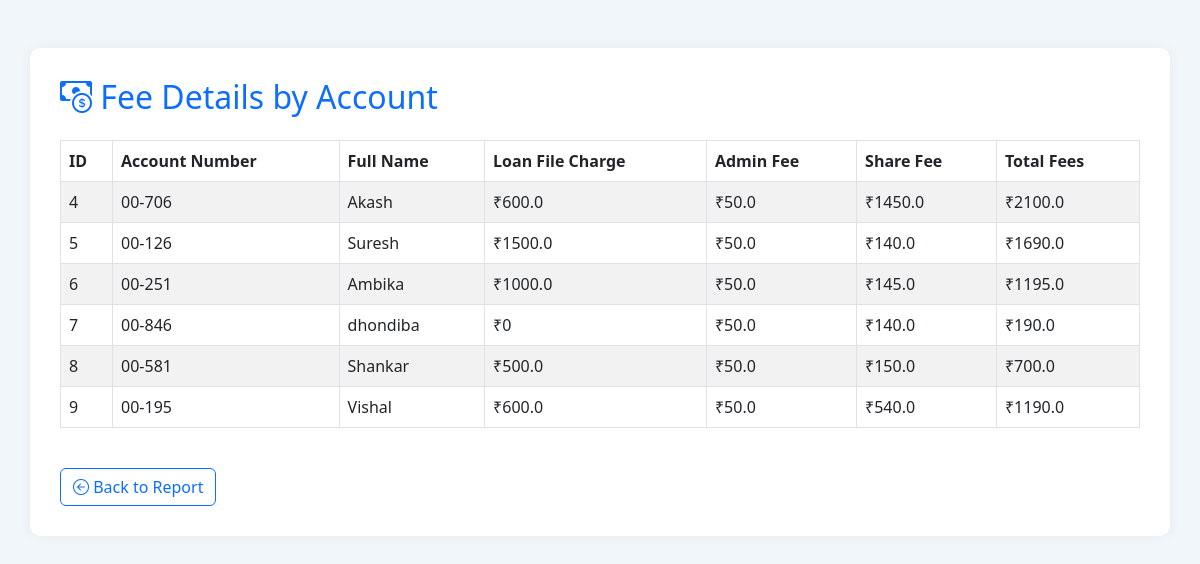
Page /fee-details (signed in) on the committed database.
### tables this page shows
CREATE TABLE accounts (
                    id INTEGER PRIMARY KEY AUTOINCREMENT,
                    account_number TEXT UNIQUE,
                    full_name TEXT NOT NULL,
                    father_name TEXT NOT NULL,
                    phone TEXT NOT NULL CHECK(length(phone) = 10),
                    dob TEXT NOT NULL CHECK(dob LIKE '____-__-__'),
                    address TEXT NOT NULL,
                    account_type TEXT NOT NULL,
                    balance REAL NOT NULL DEFAULT 0,
                    share_fee REAL NOT NULL DEFAULT 0,
                    admin_fee REAL NOT NULL DEFAULT 50,
                    total_shares REAL NOT NULL DEFAULT 100,
                    school_name TEXT NOT NULL,
                    status TEXT DEFAULT 'active',
                    timestamp DATETIME DEFAULT CURRENT_TIMESTAMP
                , file_charge_fee REAL DEFAULT 0);

### app.py (the view)
@app.route('/fee-details', methods=['GET'])
@login_required
def fee_details():
    conn = get_db_connection()
    filters = []
    params = []
    start = request.args.get('start_date')
    end = request.args.get('end_date')
    month = request.args.get('month')
    year = request.args.get('year')
    query = """
        SELECT
            a.id,
            a.account_number,
            a.full_name,
            IFNULL(a.file_charge_fee, 0) AS account_file_charge,
            IFNULL(SUM(l.file_charge), 0) AS loan_file_charge,
            IFNULL(a.admin_fee, 0) AS admin_fee,
            IFNULL(a.share_fee, 0) AS share_fee
        FROM accounts a
        LEFT JOIN loans l ON l.account_id = a.id
    """
    if start and end:
        filters.append("a.timestamp BETWEEN ? AND ?")
        params.extend([start, end])
    elif month:
        filters.append("strftime('%m', a.timestamp) = ?")
        params.append(f"{int(month):02}")
    if year:
        filters.append("strftime('%Y', a.timestamp) = ?")
        params.append(year)
    if filters:
        query += " WHERE " + " AND ".join(filters)
    query += " GROUP BY a.id"
    fees = conn.execute(query, params).fetchall()
    conn.close()
    return render_template("fee_details.html", fees=fees, current_year=datetime.now().year)

### app.py (called while the page is built)
def get_db_connection():
    conn = sqlite3.connect('db/bank.db')
    conn.row_factory = sqlite3.Row
    return conn

@app.after_request
def add_no_cache_headers(response):
    response.headers["Cache-Control"] = "no-store, no-cache, must-revalidate, post-check=0, pre-check=0, max-age=0"
    response.headers["Pragma"] = "no-cache"
    response.headers["Expires"] = "-1"
    return response

### utils/auth_decorator.py (called while the page is built)
def login_required(f):
    @wraps(f)
    def decorated_function(*args, **kwargs):
        if "admin_id" not in session:
            flash("Please login to access this page.", "warning")
            return redirect(url_for("login"))
        response = make_response(f(*args, **kwargs))
        response.headers["Cache-Control"] = "no-store, no-cache, must-revalidate, max-age=0"
        response.headers["Pragma"] = "no-cache"
        response.headers["Expires"] = "0"
        return response
    return decorated_function

### templates/fee_details.html (shortened to what this page needs)
<!DOCTYPE html>
<html lang="en">
<head>
    <link href="https://cdn.jsdelivr.net/npm/bootstrap@5.3.0/dist/css/bootstrap.min.css" rel="stylesheet">
    <link href="https://cdn.jsdelivr.net/npm/bootstrap-icons@1.10.3/font/bootstrap-icons.css" rel="stylesheet">
</head>
<body>
<div class="container mt-5">
    <h2 class="mb-4"><i class="bi bi-cash-coin"></i> Fee Details by Account</h2>
    <table class="table table-bordered table-striped">
        <thead>
            <tr>
                <th>ID</th>
                <th>Account Number</th>
                <th>Full Name</th>
                <th>Loan File Charge</th>
                <th>Admin Fee</th>
                <th>Share Fee</th>
                <th>Total Fees</th>
            </tr>
        </thead>
        <tbody>
            {% for acc in fees %}
            <tr>
                <td>{{ acc['id'] }}</td>
                <td>{{ acc['account_number'] }}</td>
                <td>{{ acc['full_name'] }}</td>
                <td>₹{{ acc['loan_file_charge'] or 0 }}</td>
                <td>₹{{ acc['admin_fee'] or 0 }}</td>
                <td>₹{{ acc['share_fee'] or 0 }}</td>
                <td>
                    ₹{{
                        (acc['account_file_charge'] or 0) +
                        (acc['loan_file_charge'] or 0) +
                        (acc['admin_fee'] or 0) +
                        (acc['share_fee'] or 0)
                    }}
                </td>
            </tr>
            {% endfor %}
        </tbody>
    </table>
    <a href="{{ url_for('bank_report') }}" class="btn btn-outline-primary mt-4">
        <i class="bi bi-arrow-left-circle"></i> Back to Report
    </a>
</div>
</body>
</html>

### templates/fee_details.html (style rules this page uses)
body { background-color: #f1f6fb; }
.container { background: #fff; padding: 30px; border-radius: 10px; box-shadow: 0 0 12px rgba(0, 0, 0, 0.05); }
h2 { color: #0d6efd; }
.table thead { background-color: #0d6efd; color: white; }

### rows in the picture
accounts: id "4", account_number "00-706", full_name "Akash", acc "600.0", admin_fee "50.0", share_fee "1450.0", account_file_charge "2100.0"
accounts: id "5", account_number "00-126", full_name "Suresh", acc "1500.0", admin_fee "50.0", share_fee "140.0", account_file_charge "1690.0"
accounts: id "6", account_number "00-251", full_name "Ambika", acc "1000.0", admin_fee "50.0", share_fee "145.0", account_file_charge "1195.0"
accounts: id "7", account_number "00-846", full_name "dhondiba", acc "0", admin_fee "50.0", share_fee "140.0", account_file_charge "190.0"
accounts: id "8", account_number "00-581", full_name "Shankar", acc "500.0", admin_fee "50.0", share_fee "150.0", account_file_charge "700.0"
accounts: id "9", account_number "00-195", full_name "Vishal", acc "600.0", admin_fee "50.0", share_fee "540.0", account_file_charge "1190.0"
